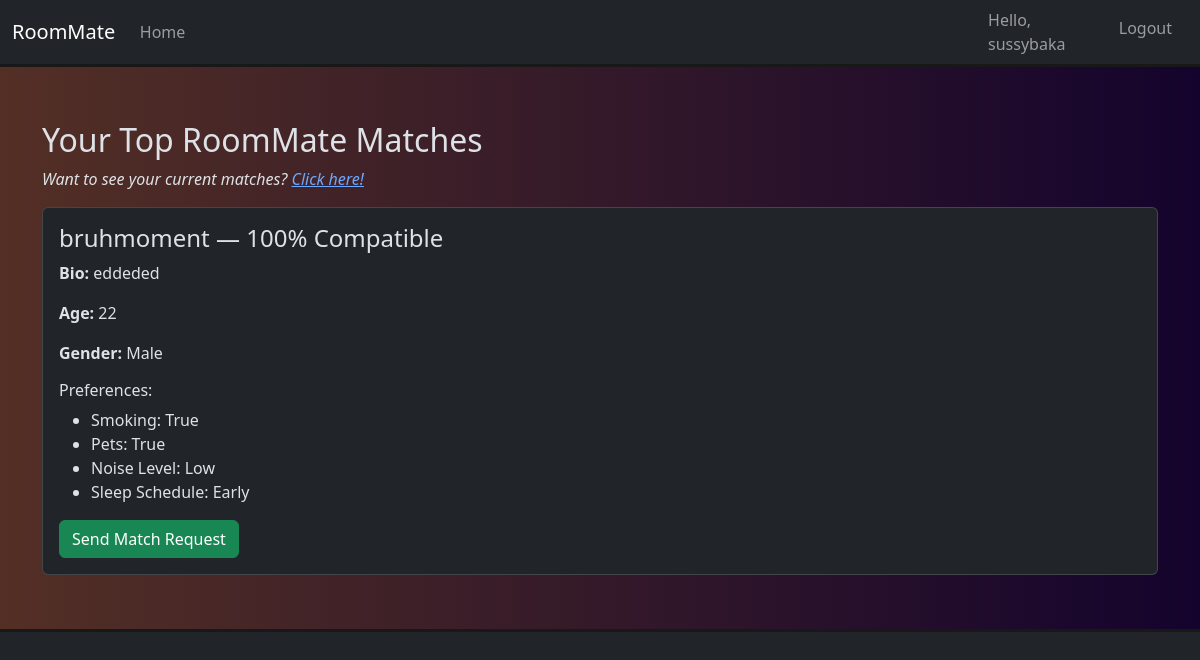
Page /matches/ (signed in) on the earlier database version.
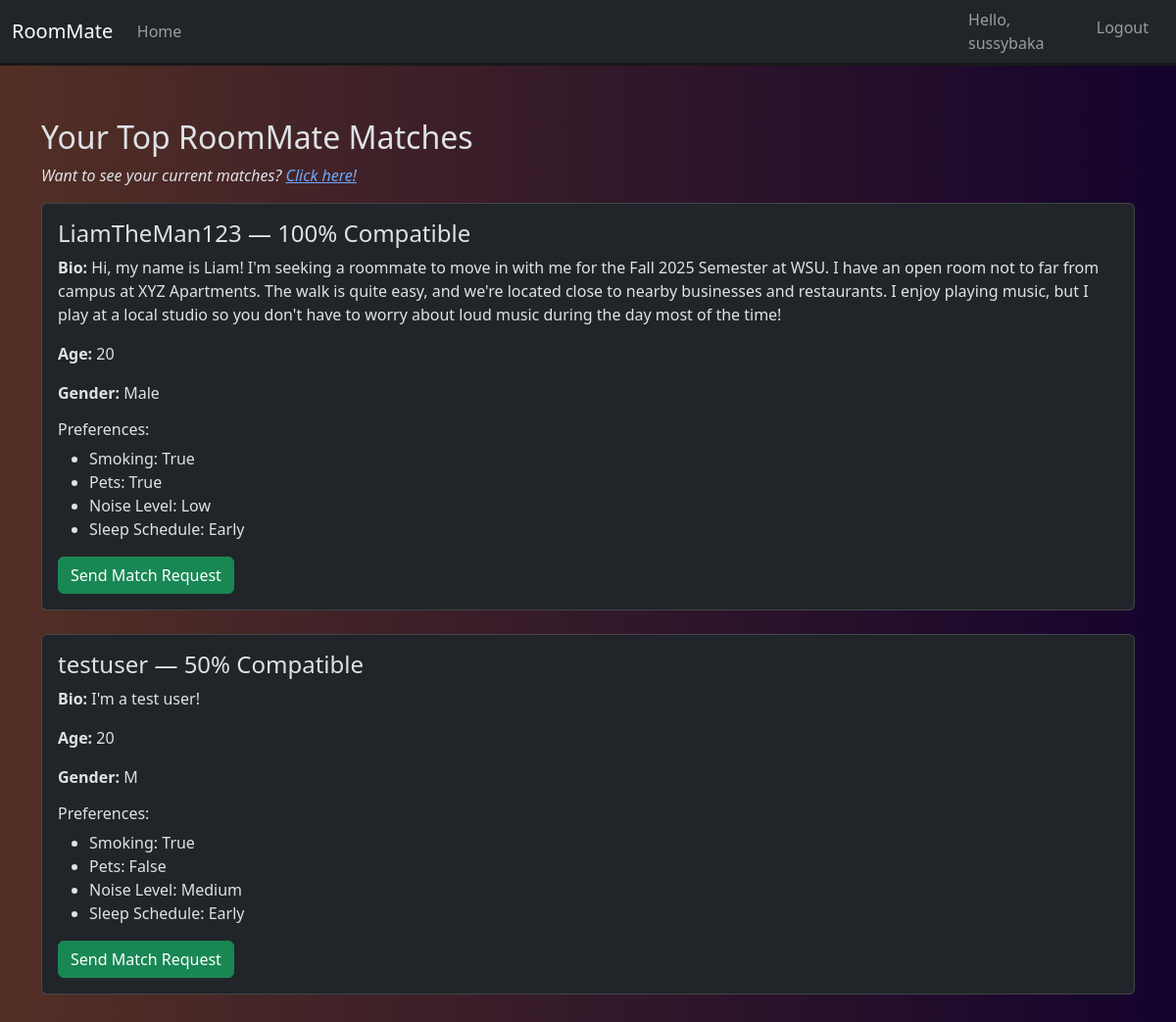
Same page on the later database version.
### RM_App/models.py (models this page shows, shortened)
class UserProfile(models.Model):
    user = models.OneToOneField(User, on_delete=models.CASCADE)
    age = models.IntegerField()
    gender = models.CharField(max_length=10, choices=[('M', 'Male'), ('F', 'Female'), ('O', 'Other')])
    bio = models.TextField(blank=True)
    instagram_link = models.URLField(blank=True, null=True)
    snapchat_link = models.URLField(blank=True, null=True)

class Preference(models.Model):
    user = models.OneToOneField(UserProfile, on_delete=models.CASCADE)
    smoking = models.BooleanField(default=False)
    pets = models.BooleanField(default=False)
    noise_level = models.CharField(max_length=10, choices=[('Low', 'Low'), ('Medium', 'Medium'), ('High', 'High')])
    sleep_schedule = models.CharField(max_length=10, choices=[('Early', 'Early'), ('Late', 'Late')])

### RM_App/views.py (the view, shortened to what this page needs)
# urls.py: path("matches/", views.find_matches, name="find_matches"),
@login_required
def find_matches(request):
    user_profile = UserProfile.objects.get(user=request.user)
    try:
        user_preference = Preference.objects.get(user=user_profile)
    except Preference.DoesNotExist:
        messages.error(request, "Please set your preferences first.")
        return redirect('set_preferences')
    potential_matches = UserProfile.objects.exclude(id=user_profile.id)
    matches = []
    for potential in potential_matches:
        try:
            pref = Preference.objects.get(user=potential)
        except Preference.DoesNotExist:
            continue
        score = (
            (pref.smoking == user_preference.smoking)
            + (pref.pets == user_preference.pets)
            + (pref.noise_level == user_preference.noise_level)
            + (pref.sleep_schedule == user_preference.sleep_schedule)
        )
        if score >= 1:  # threshold
            matches.append({
                'profile':    potential,
                'preference': pref,
                'score':      score * 25,  # convert to %
            })
    sent_requests = MatchRequest.objects.filter(
        from_user=request.user,
        is_confirmed=False
    ).values_list('to_user__userprofile__id', flat=True)
    received_requests = MatchRequest.objects.filter(
        to_user=request.user,
        is_confirmed=False
    ).values_list('from_user__userprofile__id', flat=True)
    confirmed_qs = MatchRequest.objects.filter(
        Q(from_user=request.user) | Q(to_user=request.user),
        is_confirmed=True
    )
    mutual_confirmed = []
    return render(request, 'matches.html', {
        'matches':           matches,
        'sent_requests':     list(sent_requests),
        'received_requests': list(received_requests),
        'mutual_confirmed':  mutual_confirmed,
    })

### RM_App/templates/matches.html (shortened to what this page needs)
{% extends "base.html" %}
{% block content %}
{% load static %}
<div class="gradientbox">
    <div class="container mt-4">
        <h2>Your Top RoomMate Matches</h2>
        <p><i>Want to see your current matches? <a href="{% url 'my_matches' %}">Click here!</i></a></p>
        {% for match in matches %}
        <div class="card mb-4">
            <div class="card-body">
                <h4 class="card-title">
                    {{ match.profile.user.username }} — {{ match.score }}% Compatible
                </h4>
                <p><strong>Bio:</strong> {{ match.profile.bio }}</p>
                <p><strong>Age:</strong> {{ match.profile.age }}</p>
                <p><strong>Gender:</strong> {{ match.profile.gender }}</p>
                <h6>Preferences:</h6>
                <ul>
                    <li>Smoking: {{ match.preference.smoking }}</li>
                    <li>Pets: {{ match.preference.pets }}</li>
                    <li>Noise Level: {{ match.preference.noise_level }}</li>
                    <li>Sleep Schedule: {{ match.preference.sleep_schedule }}</li>
                </ul>
                {% if match.profile.id in mutual_confirmed %}
                    <form method="post"
                        action="{% url 'unmatch_user' match.profile.id %}"
                        class="mt-2">
                    {% csrf_token %}
                    <button class="btn btn-danger">Unmatch</button>
                    </form>
                {% else %}
                    <form method="post"
                        action="{% url 'send_match_request' match.profile.id %}"
                        class="mt-2">
                    <button class="btn btn-success">Send Match Request</button>
                    </form>
                {% endif %}
            </div>
        </div>
        {% empty %}
        <p>No matches found!</p>
        {% endfor %}
    </div>
</div>
{% endblock %}

### RM_App/templates/base.html (shortened to what this page needs)
<!DOCTYPE html>
<html lang="en">
  <head>
    {% load static %}
    <link rel="stylesheet" href="https://cdn.jsdelivr.net/npm/bootstrap@5.3.3/dist/css/bootstrap.min.css" rel="stylesheet">
    <link rel="stylesheet" href="{% static 'styles.css' %}">
  </head>
  <body data-bs-theme="dark">
    <nav class="navbar navbar-expand-lg navbar-dark bg-dark">
      <a class="navbar-brand" href="{% url 'home' %}">RoomMate</a>
      <div class="collapse navbar-collapse" id="navbarNav">
        <ul class="navbar-nav">
          <li class="nav-item active">
            <a class="nav-link" href="{% url 'home' %}">Home</a>
          </li>
        </ul>
        <ul class="navbar-nav ms-auto">
          {% if user.is_authenticated %}
            <li class="nav-item">
              <span class="navbar-text">Hello, {{ user.username }}</span>
            </li>
            <li class="nav-item">
              <a class="nav-link" href="{% url 'logout' %}">Logout</a>
            </li>
          {% endif %}
        </ul>
      </div>
    </nav>
    <div>{% block content %} {% endblock %}</div>
  </body>
</html>

### RM_App/static/styles.css (style rules this page uses)
body { margin: 0; padding: 0; }
.container { margin: auto; }
.gradientbox { background: linear-gradient(to right, #532f25, #14032d); padding: 30px; margin-bottom: 10px; border-bottom: 3px solid rgb(24, 24, 24); }
.card { transition: all 0.3s; }
.navbar { border-bottom: 3px solid rgb(24, 24, 24); }
.navbar-brand, .nav-item { padding-left: 1%; }
.ms-auto { padding-right: 20px; }
.hoveranimation, .card { transition: all 0.3s; }

Differences in the rows shown:
changed UserProfile "Male": profile.user.username "bruhmoment" → "LiamTheMan123"; profile.bio "eddeded" → "Hi, my name is Liam! I'm seeking a roommate to move in with me for the Fall 2025 Semester at WSU. I have an open room not to far from campus at XYZ Apartments. The walk is quite easy, and we're located close to nearby businesses and restaurants. I enjoy playing music, but I play at a local studio so you don't have to worry about loud music during the day most of the time!"; profile.age "22" → "20"
added UserProfile: profile.user.username "testuser", score "50", profile.bio "I'm a test user!", profile.age "20", profile.gender "M", preference.smoking "True", preference.pets "False", preference.noise_level "Medium", preference.sleep_schedule "Early", shows "Send Match Request"
